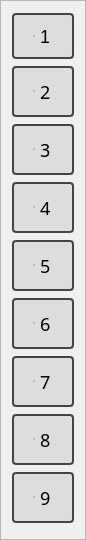
    <widget class="QFrame" name="PrzyciskiFrame">
     <property name="geometry">
      <rect>
       <x>533</x>
       <y>0</y>
       <width>85</width>
       <height>540</height>
      </rect>
     </property>
     <property name="frameShape">
      <enum>QFrame::StyledPanel</enum>
     </property>
     <property name="frameShadow">
      <enum>QFrame::Raised</enum>
     </property>
     <layout class="QVBoxLayout" name="verticalLayout">
      <item>
       <widget class="QRadioButton" name="nr1Btn">
        <property name="enabled">
         <bool>true</bool>
        </property>
        <property name="layoutDirection">
         <enum>Qt::LeftToRight</enum>
        </property>
        <property name="styleSheet">
         <string notr="true">QRadioButton{
display: inline-block;
background-color: #ddd;
padding: 10px 20px;
font-size: 18px;
border: 2px solid #444;
border-radius: 4px;
}

QRadioButton:hover {
background-color: #dfd;
}

QRadioButton::indicator {
opacity: 0;
position: fixed;
width: 0;
}

QRadioButton::pressed{
border: 2px dashed #444;
}

QRadioButton::checked{ 
background-color: #bfb;
border-color: #4c4; 
}
</string>
        </property>
        <property name="text">
         <string>1</string>
        </property>
        <property name="checkable">
         <bool>true</bool>
        </property>
        <property name="checked">
         <bool>false</bool>
        </property>
       </widget>
      </item>
      <item>
       <widget class="QRadioButton" name="nr2Btn">
        <property name="enabled">
         <bool>true</bool>
        </property>
        <property name="layoutDirection">
         <enum>Qt::LeftToRight</enum>
        </property>
        <property name="autoFillBackground">
         <bool>false</bool>
        </property>
        <property name="styleSheet">
         <string notr="true">QRadioButton{
display: inline-block;
background-color: #ddd;
padding: 10px 20px;
font-family: sans-serif, Arial;
font-size: 18px;
border: 2px solid #444;
border-radius: 4px;
}

QRadioButton:hover {
background-color: #dfd;
}

QRadioButton::indicator {
opacity: 0;
position: fixed;
width: 0;
}

QRadioButton::pressed{
border: 2px dashed #444;
}

QRadioButton::checked{ 
background-color: #bfb;
border-color: #4c4; 
}</string>
        </property>
        <property name="text">
         <string>2</string>
        </property>
        <property name="checked">
         <bool>false</bool>
        </property>
       </widget>
      </item>
      <item>
       <widget class="QRadioButton" name="nr3Btn">
        <property name="styleSheet">
         <string notr="true">QRadioButton{
display: inline-block;
background-color: #ddd;
padding: 10px 20px;
font-family: sans-serif, Arial;
font-size: 18px;
border: 2px solid #444;
border-radius: 4px;
}

QRadioButton:hover {
background-color: #dfd;
}

QRadioButton::indicator {
opacity: 0;
position: fixed;
width: 0;
}

QRadioButton::pressed{
border: 2px dashed #444;
}

QRadioButton::checked{ 
background-color: #bfb;
border-color: #4c4; 
}</string>
        </property>
        <property name="text">
         <string>3</string>
        </property>
       </widget>
      </item>
      <item>
       <widget class="QRadioButton" name="nr4Btn">
        <property name="styleSheet">
         <string notr="true">QRadioButton{
display: inline-block;
background-color: #ddd;
padding: 10px 20px;
font-family: sans-serif, Arial;
font-size: 18px;
border: 2px solid #444;
border-radius: 4px;
}

QRadioButton:hover {
background-color: #dfd;
}

QRadioButton::indicator {
opacity: 0;
position: fixed;
width: 0;
}

QRadioButton::pressed{
border: 2px dashed #444;
}

QRadioButton::checked{ 
background-color: #bfb;
border-color: #4c4; 
}</string>
        </property>
        <property name="text">
         <string>4</string>
        </property>
       </widget>
      </item>
      <item>
       <widget class="QRadioButton" name="nr5Btn">
        <property name="styleSheet">
         <string notr="true">QRadioButton{
display: inline-block;
background-color: #ddd;
padding: 10px 20px;
font-family: sans-serif, Arial;
font-size: 18px;
border: 2px solid #444;
border-radius: 4px;
}

QRadioButton:hover {
background-color: #dfd;
}

QRadioButton::indicator {
opacity: 0;
position: fixed;
width: 0;
}

QRadioButton::pressed{
border: 2px dashed #444;
}

QRadioButton::checked{ 
background-color: #bfb;
border-color: #4c4; 
}</string>
        </property>
        <property name="text">
         <string>5</string>
        </property>
       </widget>
      </item>
      <item>
       <widget class="QRadioButton" name="nr6Btn">
        <property name="styleSheet">
         <string notr="true">QRadioButton{
display: inline-block;
background-color: #ddd;
padding: 10px 20px;
font-family: sans-serif, Arial;
font-size: 18px;
border: 2px solid #444;
border-radius: 4px;
}

QRadioButton:hover {
background-color: #dfd;
}

QRadioButton::indicator {
opacity: 0;
position: fixed;
width: 0;
}

QRadioButton::pressed{
border: 2px dashed #444;
}

QRadioButton::checked{ 
background-color: #bfb;
border-color: #4c4; 
}</string>
        </property>
        <property name="text">
         <string>6</string>
        </property>
       </widget>
      </item>
      <item>
       <widget class="QRadioButton" name="nr7Btn">
        <property name="styleSheet">
         <string notr="true">QRadioButton{
display: inline-block;
background-color: #ddd;
padding: 10px 20px;
font-family: sans-serif, Arial;
font-size: 18px;
border: 2px solid #444;
border-radius: 4px;
}

QRadioButton:hover {
background-color: #dfd;
}

QRadioButton::indicator {
opacity: 0;
position: fixed;
width: 0;
}

QRadioButton::pressed{
border: 2px dashed #444;
}

QRadioButton::checked{ 
background-color: #bfb;
border-color: #4c4; 
}</string>
        </property>
        <property name="text">
         <string>7</string>
        </property>
       </widget>
      </item>
      <item>
       <widget class="QRadioButton" name="nr8Btn">
        <property name="styleSheet">
         <string notr="true">QRadioButton{
display: inline-block;
background-color: #ddd;
padding: 10px 20px;
font-family: sans-serif, Arial;
font-size: 18px;
border: 2px solid #444;
border-radius: 4px;
}

QRadioButton:hover {
background-color: #dfd;
}

QRadioButton::indicator {
opacity: 0;
position: fixed;
width: 0;
}

QRadioButton::pressed{
border: 2px dashed #444;
}

QRadioButton::checked{ 
background-color: #bfb;
border-color: #4c4; 
}</string>
        </property>
        <property name="text">
         <string>8</string>
        </property>
       </widget>
      </item>
      <item>
       <widget class="QRadioButton" name="nr9Btn">
        <property name="focusPolicy">
         <enum>Qt::WheelFocus</enum>
        </property>
        <property name="styleSheet">
         <string notr="true">QRadioButton{
display: inline-block;
background-color: #ddd;
padding: 10px 20px;
font-family: sans-serif, Arial;
font-size: 18px;
border: 2px solid #444;
border-radius: 4px;
}

QRadioButton:hover {
background-color: #dfd;
}

QRadioButton::indicator {
opacity: 0;
position: fixed;
width: 0;
}

QRadioButton::pressed{
border: 2px dashed #444;
}

QRadioButton::checked{ 
background-color: #bfb;
border-color: #4c4; 
}</string>
        </property>
        <property name="text">
         <string>9</string>
        </property>
        <property name="checkable">
         <bool>true</bool>
        </property>
       </widget>
      </item>
     </layout>
    </widget>
